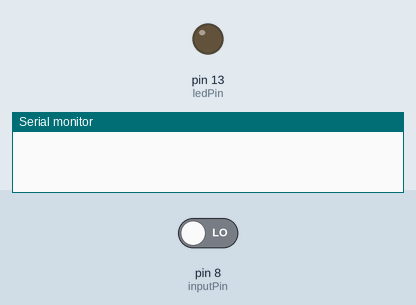
Recording of a sketch running on a simulated Arduino Uno, built with avr-gcc and run on an emulated ATmega328P. Parts: output pins drawn as LEDs (lit = HIGH), the last lines printed to the serial monitor. Dashed ring = blinking. Inputs (shaded band) come from the test bench; at power-on: pin 8 (inputPin) LOW.

Above: at 1.2 s.
1.3 s: pin 8 (inputPin) driven HIGH
At 1.55 s:
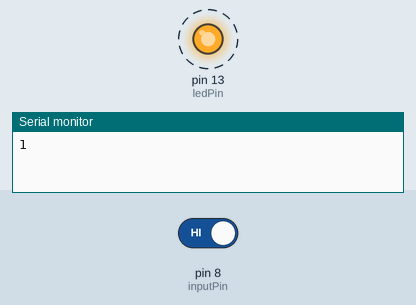
4.3 s: pin 8 (inputPin) driven LOW
At 4.3 s:
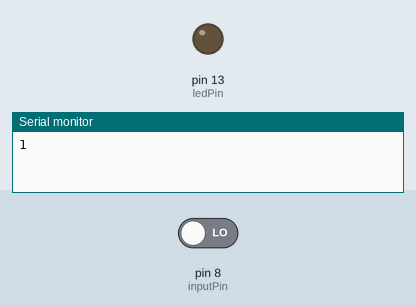
Timing chart, 0 to 7.3 s (numbered marks = the images above; inputs shaded):
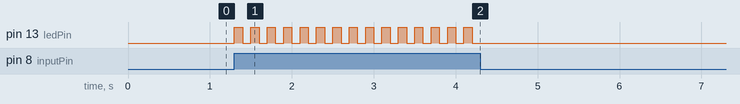

The sketch:

HiThief_arduino.ino
```cpp
int ledPin = 13;                // choose the pin for the LED
int inputPin = 8;               // choose the input pin (for PIR sensor)
int pirState = LOW;             // we start, assuming no motion detected
int val = 0;                    // variable for reading the pin status

void setup() {
  pinMode(ledPin, OUTPUT);      // declare LED as output
  pinMode(inputPin, INPUT);     // declare sensor as input

  Serial.begin(9600);
}

void loop(){
  val = digitalRead(inputPin);  // read input value
  if (val == HIGH) {            // check if the input is HIGH

      digitalWrite(ledPin, HIGH);  // turn LED ON
    delay(100);
    digitalWrite(ledPin, LOW);
    delay(100);

    if (pirState == LOW) {
      // we have just turned on
      Serial.println("1");
      // We only want to print on the output change, not state
      pirState = HIGH;
    }
  }
  else {
    digitalWrite(ledPin, LOW); // turn LED OFF
    if (pirState == HIGH){
      // we have just turned of
      Serial.println("0");
      // We only want to print on the output change, not state
      pirState = LOW;
    }
  }
}
```

Measured:
- after the input at 1.3 s, pin 13 (ledPin): alternates HIGH for 0.10 s and LOW for 0.10 s, starting at once
- after the input at 4.3 s, pin 13 (ledPin): stops changing and stays LOW
